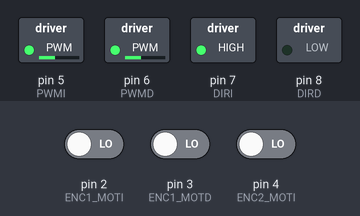
A sketch run on a simulated Arduino Uno, built with avr-gcc and run on an emulated ATmega328P. Shown: switched loads named in the sketch (green lamp = pin HIGH). The test bench sets the inputs (shaded band); at power-on: pin 2 (ENC1_MOTI) LOW, pin 3 (ENC1_MOTD) LOW, pin 4 (ENC2_MOTI) LOW. What the sketch prints to the serial monitor is not drawn.

Above: at 1.2 s.
1.3 s: pin 2 (ENC1_MOTI) driven HIGH
Timing chart, 0 to 4.3 s (numbered marks = the images above; inputs shaded):
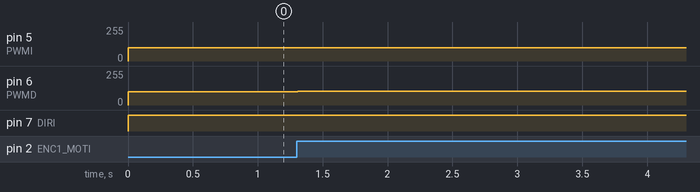

The sketch:

pid_encoder.ino
```cpp
#include "encoder.h"
#include "pid.h"
#include "motores.h"

void setup() {

  // Inicializamos motor I
  pinMode(ENC1_MOTI, INPUT);
  pinMode(ENC2_MOTI, INPUT);
  pinMode(PWMI, OUTPUT);
  pinMode(DIRI, OUTPUT);

  // Inicializamos motor D
  pinMode(ENC1_MOTD, INPUT);
  pinMode(ENC2_MOTD, INPUT);
  pinMode(PWMD, OUTPUT);
  pinMode(DIRD, OUTPUT);

  // initialize hardware interrupts
  attachInterrupt(0, EncoderEventMotI_ROTO, CHANGE);
  attachInterrupt(1, EncoderEventMotD, CHANGE);

  Serial.begin(9600);

//  arrancar(CountI, CountD);
}

void loop() {

  /*error(CountI, CountD);

    pwmi = PWM - PID;
    pwmd = PWM + PID;

    acotar();

    avanzar();

    girar90I();

    para();

    delay(1000);

    girar90D();*/

  /*   int d = 168;
    int encI = CountI;
    int encD = CountD;
    while ((((CountI + CountD) / 2) - ((encI + encD) / 2)) < d) {
     avanza_mm(d);
    }*/
//  arrancar(CountI, CountD);
  avanzar_encoders();
 // delay(1000);

   Serial.print(CountD);
    Serial.print("\t");
    Serial.print(CountI);
    Serial.print("\t");
    Serial.print(digitalRead(ENC1_MOTI));
    Serial.print("\t");
    Serial.println(digitalRead(ENC2_MOTI));

 /*   Serial.print("CountI:\t");
    Serial.print(CountI);
    Serial.print("\t\t");
    Serial.print("CountD:\t");
    Serial.println(CountD);*/


}
```

encoder.h
```cpp
// Encoder izquierdo (malito)
#define ENC1_MOTI 2
#define ENC2_MOTI 4


// Encoder derecho
#define ENC1_MOTD 3
#define ENC2_MOTD 12

// variables to store the number of encoder pulses

volatile long CountI = 0;
volatile long CountD = 0;

// Encoder motor izquierdo
void EncoderEventMotI_ROTO(){
  CountI++;
}

//void EncoderEventMotI() {
//  if (digitalRead(ENC1_MOTI) == HIGH) {
//    if (digitalRead(ENC2_MOTI) == LOW) {
//      CountI--;
//    } else {
//      CountI++;
//    }
//  } else {
//    if (digitalRead(ENC2_MOTI) == LOW) {
//      CountI++;
//    } else {
//      CountI--;
//    }
//  }
//}

// Encoder motor derecho
void EncoderEventMotD() {
  if (digitalRead(ENC1_MOTD) == HIGH) {
    if (digitalRead(ENC2_MOTD) == LOW) {
      CountD++;
    } else {
      CountD--;
    }
  } else {
    if (digitalRead(ENC2_MOTD) == LOW) {
      CountD--;
    } else {
      CountD++;
    }
  }
}
```

motores.h
```cpp
// PWM
#define PWM 100 // PWM "base" a los motores (al que queremos que vayan)
#define MAX_PWM 250 // Limitacion superior de PWM
#define MIN_PWM 30 // Limitacion inferior de PWM


// Giro
#define G90I 117
#define G90D -108

// Pulsos por vuelta
#define PPV 180

// Motor izquierdo
#define PWMI 5
#define DIRI 7

//Motor derecho
#define PWMD 6
#define DIRD 8

float pwmi = 0, pwmd = 0; // pwm que pasamos a cada motor

void inicializar_motores();
void acotar();
void arrancar();
void avanzar();
void avanzar_encoders();
void girar90I();
void girar90D();
void girar90D_coche();
void para();
void avanza_mm(float d);


//Inicializar motores y encoders
void inicializar_motores() {
  // Inicializamos motor I
  pinMode(ENC1_MOTI, INPUT);
  pinMode(ENC2_MOTI, INPUT);
  pinMode(PWMI, OUTPUT);
  pinMode(DIRI, OUTPUT);

  // Inicializamos motor D
  pinMode(ENC1_MOTD, INPUT);
  pinMode(ENC2_MOTD, INPUT);
  pinMode(PWMD, OUTPUT);
  pinMode(DIRD, OUTPUT);

  // initialize hardware interrupts
  attachInterrupt(0, EncoderEventMotI_ROTO, CHANGE);
  attachInterrupt(1, EncoderEventMotD, CHANGE);
}

//Arrancar sin caballito
void arrancar(int e1, int e2) {

  digitalWrite(DIRI, HIGH);
  digitalWrite(DIRD, LOW);

  for (int i = MIN_PWM; i <= PWM; i++) {

    error(e1, e2);

    pwmi = i - e;
    pwmd = i + e;

    acotar();

    analogWrite(PWMI, pwmi);
    analogWrite(PWMD, pwmd);
    delay(10);
  }
}

// Acotar el pwm de los motores para que no se salga del MIN y MAX
void acotar() {
  if (pwmi > MAX_PWM) {
    pwmi = MAX_PWM;
  } else if (pwmi < MIN_PWM) {
    pwmi = MIN_PWM;
  }

  if (pwmd > MAX_PWM) {
    pwmd = MAX_PWM;
  } else if (pwmd < MIN_PWM) {
    pwmd = MIN_PWM;
  }
}

void avanzar() {
  digitalWrite(DIRI, HIGH);
  digitalWrite(DIRD, LOW);

  analogWrite(PWMI, pwmi);
  analogWrite(PWMD, pwmd);
}

void avanzar_encoders() {
  error(CountI, CountD);

  pwmi = PWM - PID;
  pwmd = PWM + PID;

  acotar();

  avanzar();
}

void girar90I() {
  CountD = 0;
  e = 0;

  error(G90I, CountD);

  while (e) {
    if (e > 0) {
      digitalWrite(DIRI, LOW);
      digitalWrite(DIRD, LOW);
    } else if (e < 0) {
      digitalWrite(DIRI, HIGH);
      digitalWrite(DIRD, HIGH);
    }


    pwmi = PWM + PID_g;
    pwmd = PWM + PID_g;

    acotar();

    analogWrite(PWMI, pwmi);
    analogWrite(PWMD, pwmd);


    error(G90I, CountD);


    /* Serial.print("e_I:\t");
      Serial.print(e);
      Serial.print("\tPID_I:\t");
      Serial.println(PID_g);*/


  }
}

void girar90D() {

  CountD = 0;
  CountI = 0;

  error(G90D, (CountD - CountI) / 2);

  while (e) {
    if (e < 0) {
      digitalWrite(DIRI, HIGH);
      digitalWrite(DIRD, HIGH);
    } else if (e > 0) {
      digitalWrite(DIRI, LOW);
      digitalWrite(DIRD, LOW);
    }

    pwmi = PWM - PID_g;
    pwmd = PWM - PID_g;

    acotar();

    analogWrite(PWMI, pwmi);
    analogWrite(PWMD, pwmd);

    error(G90D, (CountD - CountI) / 2);

    /*  Serial.print("e_D:\t");
      Serial.print(e);
      Serial.print("\tPID_D:\t");
      Serial.println(PID_g);*/


  }

}

void girar90D_coche() {
  CountI = 0;

  error(-G90D, CountI);

  while (e) {
    if (e > 0) {
      digitalWrite(DIRI, HIGH);
      digitalWrite(DIRD, LOW);
    } else if (e < 0) {
      digitalWrite(DIRI, LOW);
      digitalWrite(DIRD, HIGH);
    }

    pwmi = PWM - PID_g;
    pwmd = PWM - PID_g;

    acotar();

    analogWrite(PWMI, pwmi);
    analogWrite(PWMD, MIN_PWM);

    error(G90D, CountI);
  }
}
void para() {
  analogWrite(PWMI, 0);
  analogWrite(PWMD, 0);
}

void avanza_mm(float d) {
  int encI = CountI;
  int encD = CountD;

  d = (d / (2 * PI * 16)) * PPV; //16 mm es el radio de las ruedas de pololu
  error_mm(d, ((CountI + CountD) / 2) - ((encI + encD) / 2));

  //while ((((CountI + CountD) / 2) - ((encI + encD) / 2)) < d) {
  while ((e_mm >= 1) || (e_mm <= -1)) {

    error(CountI, CountD);
    error_mm(d, ((CountI + CountD) / 2) - ((encI + encD) / 2));

    pwmi = PID_mm - PID;
    pwmd = PID_mm + PID;

    acotar();
    avanzar();
  }

}
```

pid.h
```cpp
#define  Kp 2 // P
#define  Ki 0 // I
#define  Kd 0 // D

#define  Kp_g 0.1 // P
#define  Ki_g 0 // I
#define  Kd_g 0 // D

#define  Kp_lab  10 // P
#define  Ki_lab  0 // I
#define  Kd_lab  2 // D

#define  Kp_mm  0.5
#define  Ki_mm  0
#define  Kd_mm  0

#define  PID Kp*e+Kd*(e-e_ant)+Ki*e_acum // calculo del PID con una macro
#define  PID_g Kp_g*e+Kd_g*(e-e_ant)+Ki_g*e_acum // calculo del PID con una macro
#define  PID_mm  Kp_mm*e_mm+Kd_mm*(e_mm-e_ant_mm)+Ki_mm*e_acum_mm // calculo del PID con una macro
#define  PID_lab  Kp_lab*e+Kd_lab*(e-e_ant)+Ki_lab*e_acum // calculo del PID con una macro

float e = 0, e_ant = 0, e_acum = 0; // error, error anterior y error acumulado
float e_mm = 0.0, e_ant_mm = 0.0, e_acum_mm = 0.0; // error, error anterior y error acumulado


void error (float e1, float e2) {
  e = e1 - e2;

  if (e_ant * e > 0) {
    e_acum += e;
  } else {
    e_acum = 0;
  }

  e_ant = e;
}

void error_mm (int e1, int e2) {
  e_mm = e1 - e2;

  if (e_ant_mm * e_mm > 0) {
    e_acum_mm += e_mm;
  } else {
    e_acum_mm = 0;
  }

  e_ant_mm = e_mm;
}
```

Measured:
- after the input at 1.3 s, pin 5 (PWMI): 100/255 → 98/255 at once; pin 6 (PWMD): 100/255 → 102/255 at once
